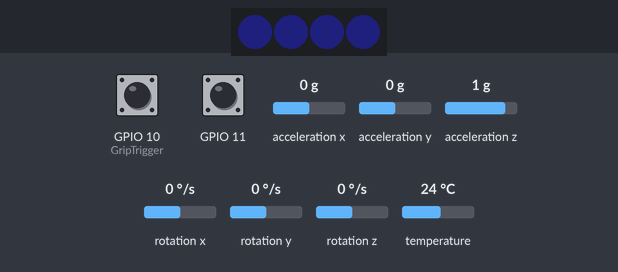
The program below on a simulated ESP32-S3. Shown: 4 RGB LEDs in strip order, left to right. The test bench sets the inputs (shaded band); at power-on: GPIO 11 HIGH, GPIO 10 (GripTrigger) HIGH, acceleration x 0 g, acceleration y 0 g, acceleration z 1 g, rotation x 0 °/s, rotation y 0 °/s, rotation z 0 °/s, temperature 24 °C. Dim RGB values are drawn brighter than linear; what the program prints to the serial monitor is not drawn.

Above: at 1.2 s.
1.3 s: GPIO 11 pulled LOW for 0.15 s
At 1.39 s:
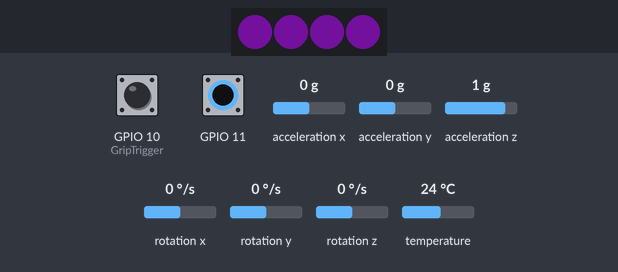
2.9 s: GPIO 11 pulled LOW for 1 s
Timing chart, 0 to 5.9 s (numbered marks = the images above; inputs shaded):
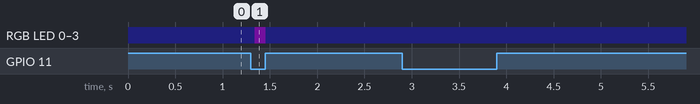

The program:

main.cpp
```cpp
// Shade Daggers (Assassin) — bench firmware for the shared MKE-K01 ESP32-S3 core.
// The active dagger's grip trigger gates stabs measured by its guard IMU:
// a stab -> QUICK_STRIKE, a hard lunge -> HEAVY_STRIKE (the game dashes first).
// The wrist button -> PLACE_TRAP. The off-hand dagger is passive foam with no electronics.
// Prints contract-v1 PLAYER_INTENT lines over USB serial; Unity decides every outcome.
#include <Adafruit_MPU6050.h>
#include <Adafruit_NeoPixel.h>
#include <Arduino.h>
#include <Wire.h>

namespace Pins {
constexpr uint8_t Sda = 1;
constexpr uint8_t Scl = 2;
constexpr uint8_t GripTrigger = 10;
constexpr uint8_t TrapButton = 11;  // wrist pad, separate from the dagger
constexpr uint8_t StatusLed = 12;
}

namespace Timing {
constexpr uint32_t DebounceMs = 35;
constexpr uint32_t ImuSampleMs = 10;
constexpr uint32_t SwingMaxMs = 220;          // a stab is classified at its end or after this
constexpr uint32_t QuickLockMs = 250;         // one stab, one event
constexpr uint32_t HeavyCooldownMs = 4000;    // dash cooldown; the game keeps its own
constexpr uint32_t TrapCooldownMs = 8000;
constexpr uint32_t FeedbackMs = 120;
}

namespace Thresholds {
constexpr float StabStartMs2 = 15.0f;  // |a| including gravity that starts a stab (~1.5 g)
constexpr float StabEndMs2 = 11.0f;    // hysteresis
constexpr float HeavyPeakMs2 = 24.0f;  // peak that turns a stab into a dash strike
}

struct Button {
  uint8_t pin;
  bool stable;
  bool reading;
  uint32_t changedAt;
};

struct Cooldown {
  uint32_t ms;
  uint32_t lastAt;
  bool used;
};

Adafruit_MPU6050 imu;
Adafruit_NeoPixel status(4, Pins::StatusLed, NEO_GRB + NEO_KHZ800);
Button grip{Pins::GripTrigger, HIGH, HIGH, 0};
Button trap{Pins::TrapButton, HIGH, HIGH, 0};
Cooldown quickLock{Timing::QuickLockMs, 0, false};
Cooldown heavyCooldown{Timing::HeavyCooldownMs, 0, false};
Cooldown trapCooldown{Timing::TrapCooldownMs, 0, false};
uint32_t sequenceNumber = 0;
uint32_t feedbackUntil = 0;
uint32_t lastImuAt = 0;
bool imuReady = false;
bool stabbing = false;
float stabPeak = 0;
uint32_t stabStartedAt = 0;

void setStatus(uint8_t red, uint8_t green, uint8_t blue) {
  for (uint16_t pixel = 0; pixel < status.numPixels(); pixel++) status.setPixelColor(pixel, status.Color(red, green, blue));
  status.show();
}

void emitEvent(const char *action, uint32_t now) {
  Serial.printf(
      "{\"v\":1,\"deviceId\":\"assassin-daggers-01\",\"role\":\"ASSASSIN\","
      "\"seq\":%lu,\"type\":\"PLAYER_INTENT\",\"action\":\"%s\",\"atMs\":%lu}\n",
      static_cast<unsigned long>(++sequenceNumber), action, static_cast<unsigned long>(now));
}

void emitLocalReject(const char *action, uint32_t remainingMs) {
  Serial.printf(
      "{\"v\":1,\"deviceId\":\"assassin-daggers-01\",\"type\":\"LOCAL_REJECT\",\"action\":\"%s\","
      "\"reason\":\"COOLDOWN\",\"remainingMs\":%lu}\n",
      action, static_cast<unsigned long>(remainingMs));
}

// Local cooldowns only stop accidental spam; LOCAL_REJECT is diagnostic and never gameplay.
bool take(Cooldown &cooldown, const char *action, uint32_t now, bool reportReject) {
  if (cooldown.used && now - cooldown.lastAt < cooldown.ms) {
    if (reportReject) emitLocalReject(action, cooldown.ms - (now - cooldown.lastAt));
    return false;
  }
  cooldown.used = true;
  cooldown.lastAt = now;
  return true;
}

// Returns +1 on a debounced press (LOW), -1 on release, 0 otherwise.
int8_t updateButton(Button &button, uint32_t now) {
  const bool reading = digitalRead(button.pin);
  if (reading != button.reading) {
    button.reading = reading;
    button.changedAt = now;
  }
  if (now - button.changedAt < Timing::DebounceMs || reading == button.stable) return 0;
  button.stable = reading;
  return button.stable == LOW ? 1 : -1;
}

void acknowledge(uint32_t now, uint8_t red, uint8_t green, uint8_t blue) {
  setStatus(red, green, blue);
  feedbackUntil = now + Timing::FeedbackMs;
}

void classifyStab(uint32_t now) {
  const bool heavy = stabPeak >= Thresholds::HeavyPeakMs2;
  stabbing = false;
  if (heavy) {
    if (take(heavyCooldown, "HEAVY_STRIKE", now, true)) {
      emitEvent("HEAVY_STRIKE", now);
      acknowledge(now, 90, 50, 180);
    }
    return;
  }
  if (take(quickLock, "QUICK_STRIKE", now, false)) {
    emitEvent("QUICK_STRIKE", now);
    acknowledge(now, 50, 30, 120);
  }
}

void updateStab(uint32_t now) {
  if (!imuReady || now - lastImuAt < Timing::ImuSampleMs) return;
  lastImuAt = now;
  sensors_event_t acceleration;
  sensors_event_t gyro;
  sensors_event_t temperature;
  imu.getEvent(&acceleration, &gyro, &temperature);
  const float magnitude = sqrtf(
      acceleration.acceleration.x * acceleration.acceleration.x +
      acceleration.acceleration.y * acceleration.acceleration.y +
      acceleration.acceleration.z * acceleration.acceleration.z);

  if (!stabbing) {
    if (grip.stable == LOW && magnitude >= Thresholds::StabStartMs2) {
      stabbing = true;
      stabPeak = magnitude;
      stabStartedAt = now;
    }
    return;
  }
  if (magnitude > stabPeak) stabPeak = magnitude;
  if (magnitude < Thresholds::StabEndMs2 || now - stabStartedAt >= Timing::SwingMaxMs) classifyStab(now);
}

void setup() {
  Serial.begin(115200);
  pinMode(Pins::GripTrigger, INPUT_PULLUP);
  pinMode(Pins::TrapButton, INPUT_PULLUP);
  status.begin();
  status.setBrightness(48);
  setStatus(10, 6, 24);

  Wire.begin(Pins::Sda, Pins::Scl);
  imuReady = imu.begin();
  if (imuReady) {
    imu.setAccelerometerRange(MPU6050_RANGE_8_G);
    imu.setGyroRange(MPU6050_RANGE_500_DEG);
    imu.setFilterBandwidth(MPU6050_BAND_21_HZ);
  }
  // Without the IMU the grip trigger alone sends QUICK_STRIKE so the bench proof still runs.
  Serial.printf("ATLAS_PROP_READY v1 assassin-daggers-01 imu=%s\n", imuReady ? "ready" : "missing(grip=QUICK_STRIKE)");
}

void loop() {
  const uint32_t now = millis();
  const int8_t gripEdge = updateButton(grip, now);
  if (!imuReady && gripEdge == 1 && take(quickLock, "QUICK_STRIKE", now, false)) {
    emitEvent("QUICK_STRIKE", now);
    acknowledge(now, 50, 30, 120);
  }
  if (gripEdge == -1 && stabbing) classifyStab(now);
  updateStab(now);

  if (updateButton(trap, now) == 1 && take(trapCooldown, "PLACE_TRAP", now, true)) {
    emitEvent("PLACE_TRAP", now);
    acknowledge(now, 120, 20, 160);
  }

  if (feedbackUntil && now >= feedbackUntil) {
    feedbackUntil = 0;
    setStatus(10, 6, 24);
  }
  delay(2);
}
```

Measured:
- after the input at 1.3 s, RGB LED 0–3: RGB(1, 1, 4) → RGB(22, 3, 30) at once, → RGB(1, 1, 4) 0.12 s later
- after the input at 2.9 s, every drawn part: stays the same
